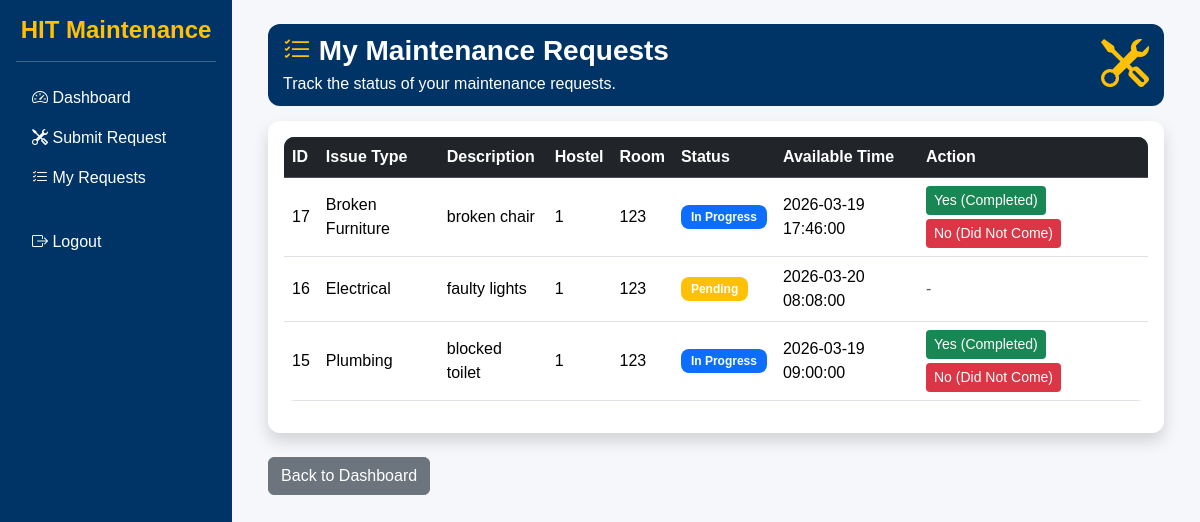
The page /student/view_requests.php (signed in) on the database as committed earlier.
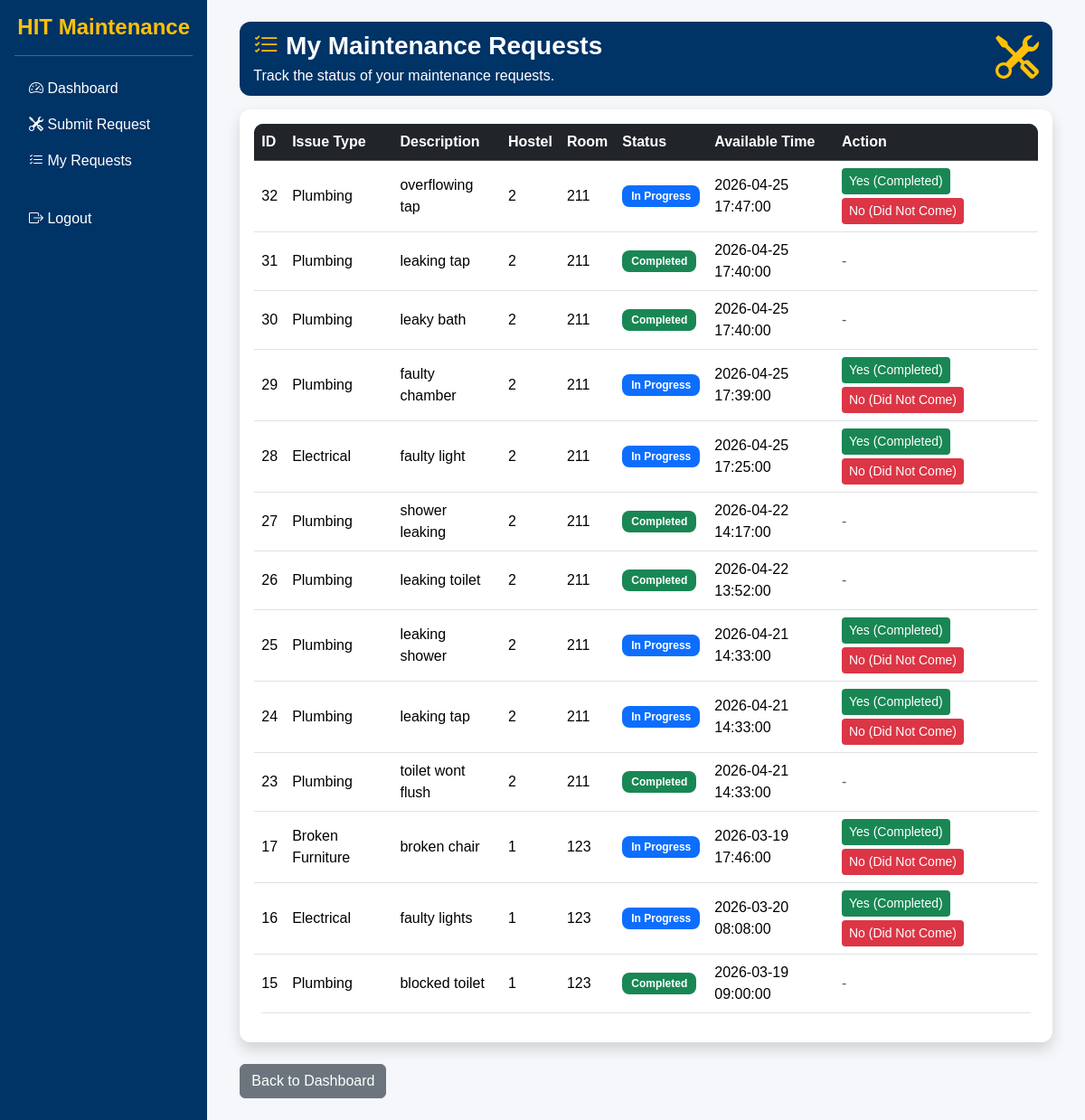
The same page on the database as committed later.
### tables this page shows
CREATE TABLE `requests` (
  `id` int(11) NOT NULL,
  `student_id` int(11) DEFAULT NULL,
  `issue_type_id` int(11) DEFAULT NULL,
  `hostel` varchar(50) DEFAULT NULL,
  `room` varchar(20) DEFAULT NULL,
  `description` text DEFAULT NULL,
  `available_time` datetime DEFAULT NULL,
  `status` enum('pending','in_progress','completed','conflict') NOT NULL DEFAULT 'pending',
  `assigned_staff` int(11) DEFAULT NULL,
  `created_at` timestamp NOT NULL DEFAULT current_timestamp(),
  `technician_arrived` tinyint(1) DEFAULT NULL,
  `rating` int(11) DEFAULT NULL,
  `alert_supervisor` tinyint(4) DEFAULT 0
);

CREATE TABLE `issue_types` (
  `id` int(11) NOT NULL,
  `issue_name` varchar(50) DEFAULT NULL
);

### student/view_requests.php (the view, shortened to what this page needs)
<?php
include("../config/database.php");
$student_id = $_SESSION['user_id'];
$sql = "SELECT requests.*, issue_types.issue_name
        FROM requests
        JOIN issue_types ON requests.issue_type_id = issue_types.id
        WHERE student_id='$student_id'
        ORDER BY created_at DESC";
$result = $conn->query($sql);
?>
<?php include("../includes/header.php"); ?>
<?php include("../includes/sidebar.php"); ?>
<div class="container-fluid">
<div class="page-header">
<div class="d-flex justify-content-between align-items-center">
<div>
<h3 class="mb-1 fw-bold text-white">
<i class="bi bi-list-check text-warning"></i>
My Maintenance Requests
</h3>
<p class="mb-0 text-white">
Track the status of your maintenance requests.
</p>
</div>
<i class="bi bi-tools display-5 text-warning"></i>
</div>
</div>
<div class="card shadow border-0">
<div class="card-body">
<div class="table-responsive">
<table class="table table-hover align-middle">
<thead class="table-dark">
<tr>
<th>ID</th>
<th>Issue Type</th>
<th>Description</th>
<th>Hostel</th>
<th>Room</th>
<th>Status</th>
<th>Available Time</th>
<th>Action</th>
</tr>
</thead>
<tbody>
<?php
if($result->num_rows > 0){
while($row = $result->fetch_assoc()){
$current_time = date("Y-m-d H:i:s");
?>
<tr>
<td><?php echo $row['id']; ?></td>
<td><?php echo $row['issue_name']; ?></td>
<td><?php echo $row['description']; ?></td>
<td><?php echo $row['hostel']; ?></td>
<td><?php echo $row['room']; ?></td>
<td>
<?php
if($row['status'] == "pending"){
    echo "<span class='badge bg-warning'>Pending</span>";
}
elseif($row['status'] == "in_progress"){
    echo "<span class='badge bg-primary'>In Progress</span>";
}
else{
    echo "<span class='badge bg-success'>Completed</span>";
}
?>
</td>
<td><?php echo $row['available_time']; ?></td>
<td>
<?php
if($row['status'] == "in_progress" &&
   strtotime($current_time) >= strtotime($row['available_time'].' +1 hour')){
?>
<a href="confirm_repair.php?id=<?php echo $row['id']; ?>"
class="btn btn-success btn-sm mb-1">
Yes (Completed)
</a>
<a href="report_absence.php?id=<?php echo $row['id']; ?>"
class="btn btn-danger btn-sm">
No (Did Not Come)
</a>
<?php
}else{
echo "<span class='text-muted'>-</span>";
}
?>
</td>
</tr>
<?php
}
}else{
echo "<tr><td colspan='8' class='text-center'>No requests submitted yet</td></tr>";
}
?>
</tbody>
</table>
</div>
</div>
</div>
<div class="mt-4">
<a href="dashboard.php" class="btn btn-secondary">
Back to Dashboard
</a>
</div>
</div>
<?php include("../includes/sidebar_end.php"); ?>
<?php include("../includes/footer.php"); ?>

Rows that differ between the two databases and show on the page:
added requests: id "32", issue_type.issue_name "Plumbing", description "overflowing tap", hostel "2", room "211", status "In Progress", available_time "2026-04-25 17:47:00"
added requests: id "31", issue_type.issue_name "Plumbing", description "leaking tap", hostel "2", room "211", status "Completed", available_time "2026-04-25 17:40:00"
added requests: id "30", issue_type.issue_name "Plumbing", description "leaky bath", hostel "2", room "211", status "Completed", available_time "2026-04-25 17:40:00"
added requests: id "29", issue_type.issue_name "Plumbing", description "faulty chamber", hostel "2", room "211", status "In Progress", available_time "2026-04-25 17:39:00"
added requests: id "28", issue_type.issue_name "Electrical", description "faulty light", hostel "2", room "211", status "In Progress", available_time "2026-04-25 17:25:00"
added requests: id "27", issue_type.issue_name "Plumbing", description "shower leaking", hostel "2", room "211", status "Completed", available_time "2026-04-22 14:17:00"
added requests: id "26", issue_type.issue_name "Plumbing", description "leaking toilet", hostel "2", room "211", status "Completed", available_time "2026-04-22 13:52:00"
added requests: id "25", issue_type.issue_name "Plumbing", description "leaking shower", hostel "2", room "211", status "In Progress", available_time "2026-04-21 14:33:00"
added requests: id "24", issue_type.issue_name "Plumbing", description "leaking tap", hostel "2", room "211", status "In Progress", available_time "2026-04-21 14:33:00"
added requests: id "23", issue_type.issue_name "Plumbing", description "toilet wont flush", hostel "2", room "211", status "Completed", available_time "2026-04-21 14:33:00"
changed requests "faulty lights": status "Pending -" → "In Progress Yes (Completed) No (Did Not Come)"
changed requests "blocked toilet": status "In Progress Yes (Completed) No (Did Not Come)" → "Completed -"
